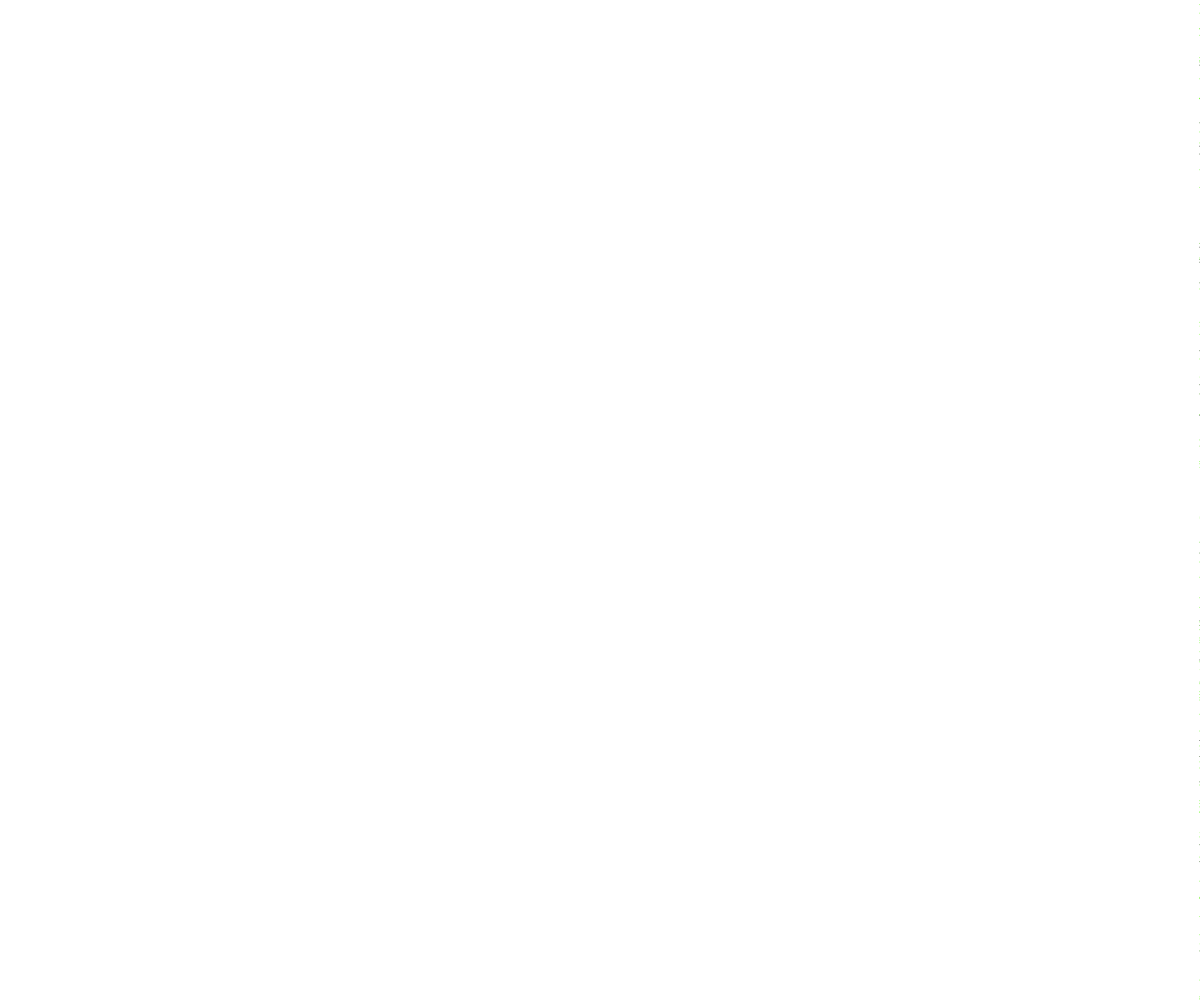
Frame 1 (no input)
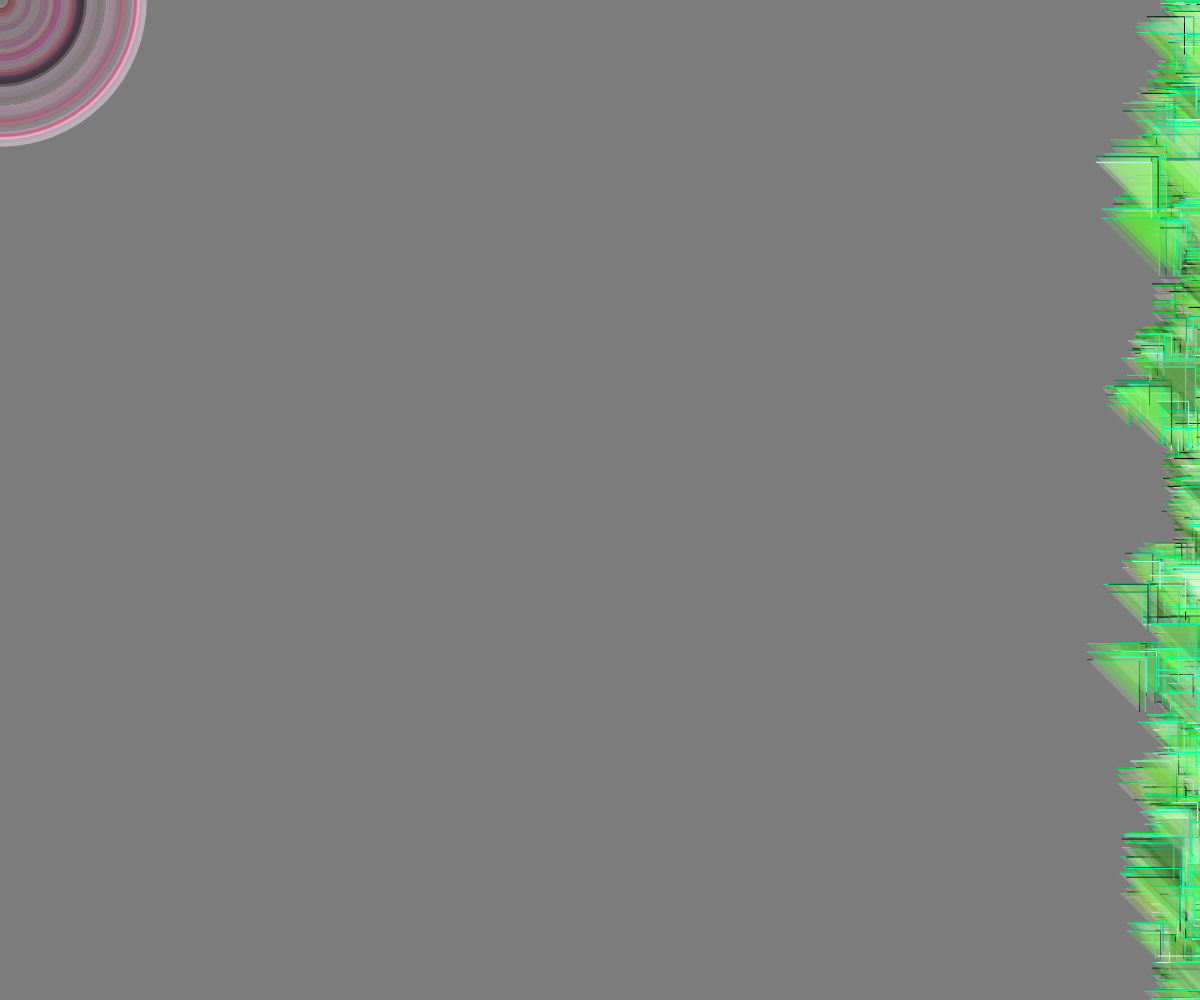
Frame 60 (no input)
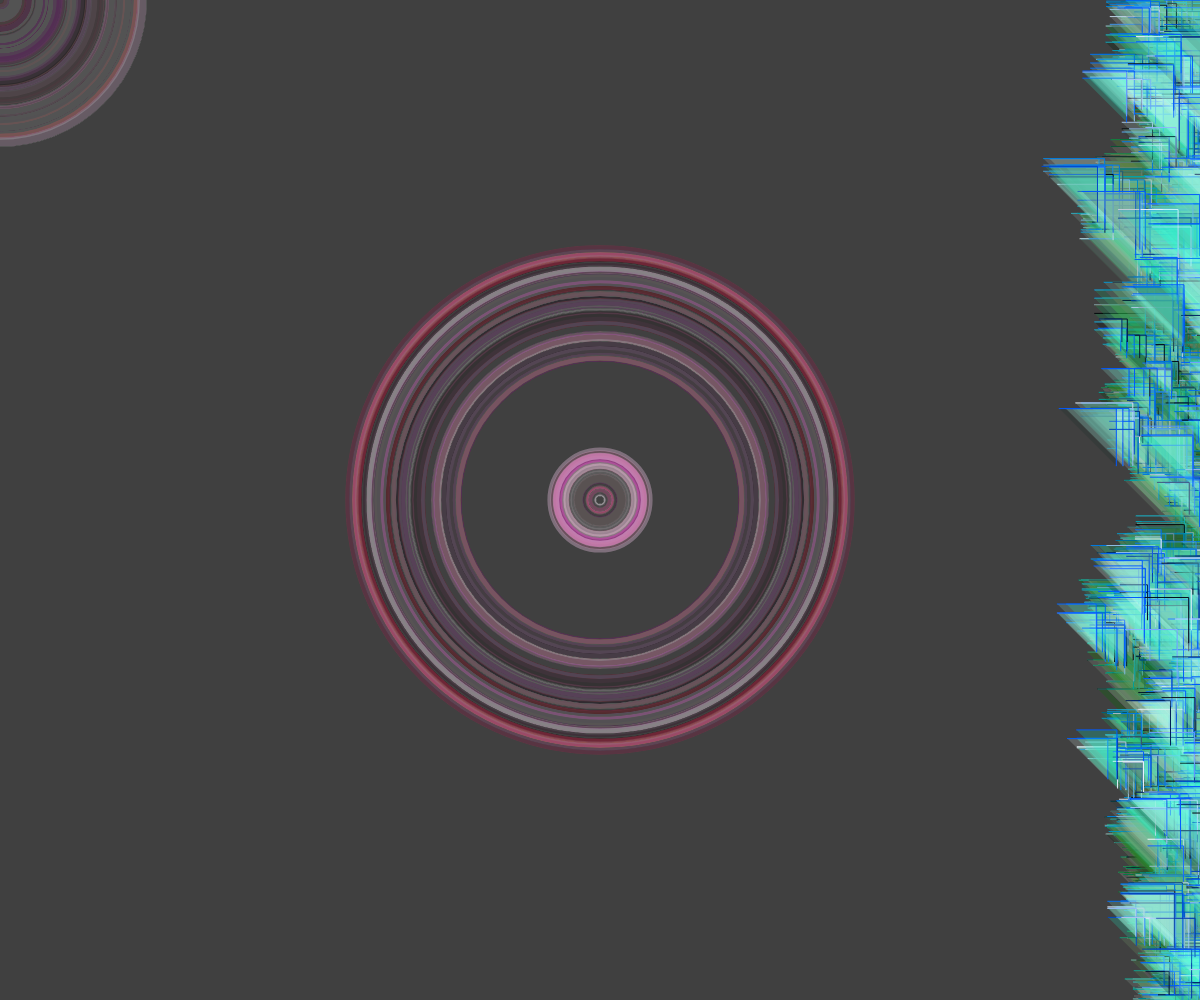
Frame 120 (the mouse pressed at the canvas centre since frame 60)

The p5.js sketch that drew these frames (run headless with seeded random() and noise() and a simulated clock; from frame 60 on, the mouse is pressed at the canvas centre):

// p5.js sketch
// ── sketch.js
let dance =[];
let num = 100;
//let l1;
let H = 100;
let wid = 0;
var cirx;
var ciry;
//let cx = 200;
//let cy = 200;
//let color = []

function setup() {
  createCanvas(windowWidth, windowHeight);
  //l1 = new Lattice();
  for (let i = 0; i < num; i++){
    dance.push(new Lattice());
  }
  //background(255);
 cirx = random(width);
 ciry = random(height);
}

function draw() {
  background(10, 0.01);
  colorMode(HSB);
  noFill();
  strokeWeight(random(10));
  stroke(random(300, 360), random(100), random(360), random(0.5));
  circle(mouseX, mouseY, wid);
  //circle(cirx, ciry, wid);
  for (let i = 0; i < dance.length; i++) {
  dance[i].display();
  dance[i].step();
  dance[i].edges();
  }
  
  H += 1;
  wid += random(10);

  
  
  if (H > 300){
    H = 100;
  }
  
  if (wid > 500){
    cirx = random(width);
    ciry = random(height);
    wid = 0;
  }
}

class Lattice{
  constructor(){
  //this.loc = createVector(width/2,height/2);
    this.loc = createVector(width, random(height));
  this.len = random(20, 60);
  }

  display(){
    //lines
    strokeWeight(1);
    fill(H-50, random(100), random(360), 0.2);
    stroke(H, random(360), random(360));

    beginShape();
    vertex(this.loc.x, this.loc.y);
    vertex(this.loc.x + this.len, this.loc.y);
    vertex(this.loc.x + this.len, this.loc.y + this.len);
    endShape();
  }
  
  edges(){
    if (this.loc.x <= 0){
        this.loc.x += 5
    }
    if (this.loc.x >= width){
        this.loc.x -= 5
    }
    if (this.loc.y <= 0){
        this.loc.y += 5
    }
    if (this.loc.y >= height){
      this.loc.y -= 5
      }
    }
  
  step(){
    let choice = floor(random(4));
    if (choice == 0){
        this.loc.x+= random(5,10);
    }
    else if (choice == 1){
        this.loc.x -= random(5,10);
    }
    else if (choice == 2){
        this.loc.y += random(5,10);
    } else {
      this.loc.y -= random(5,10); 
      }
    }
}
